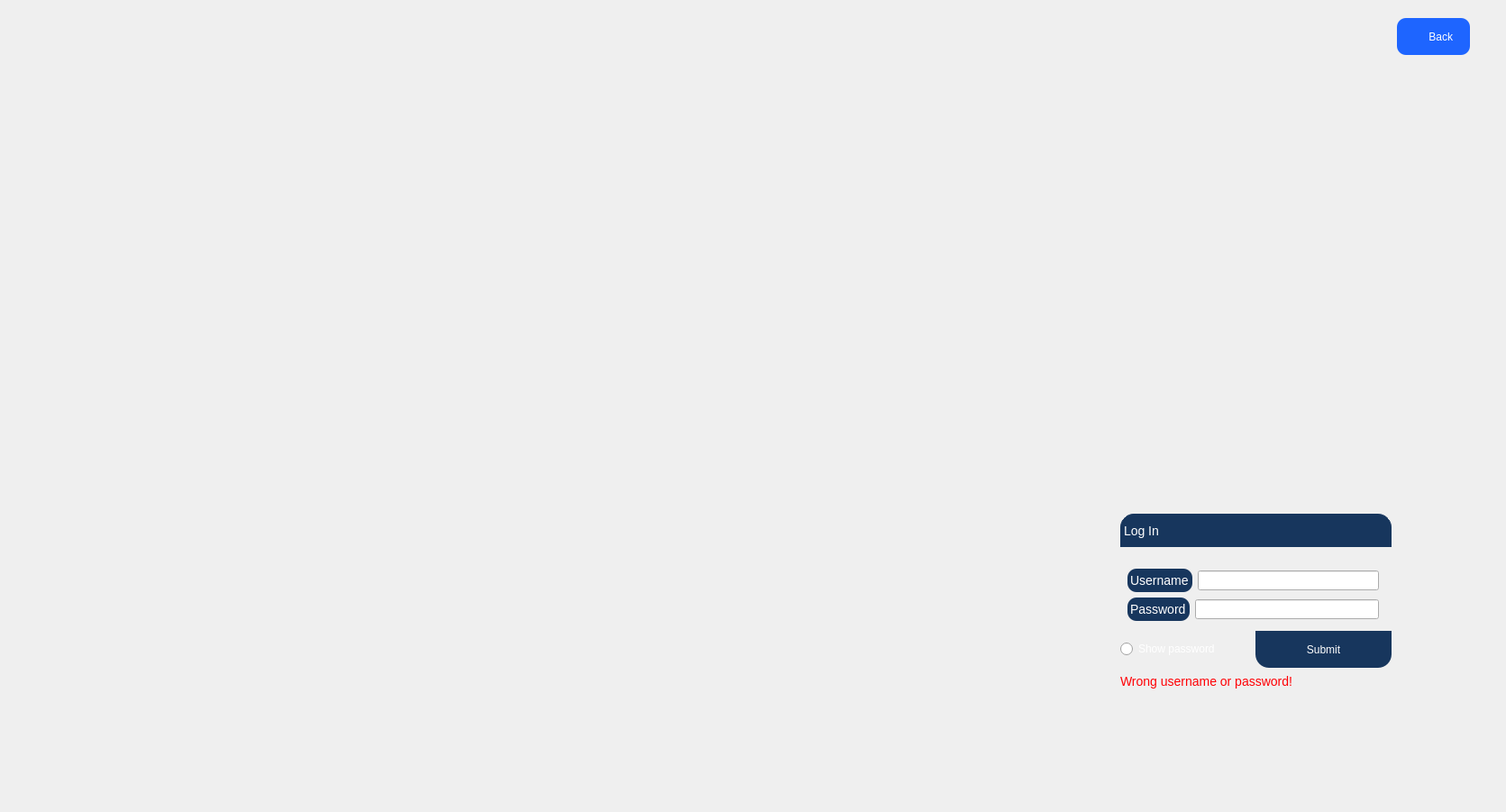
<?xml version="1.0" encoding="UTF-8"?>
<ui version="4.0">
 <class>Log_In</class>
 <widget class="QWidget" name="Log_In">
  <property name="geometry">
   <rect>
    <x>0</x>
    <y>0</y>
    <width>1671</width>
    <height>901</height>
   </rect>
  </property>
  <property name="windowTitle">
   <string>Log_In</string>
  </property>
  <widget class="QLabel" name="background">
   <property name="geometry">
    <rect>
     <x>-10</x>
     <y>-10</y>
     <width>1691</width>
     <height>911</height>
    </rect>
   </property>
   <property name="text">
    <string/>
   </property>
   <property name="scaledContents">
    <bool>true</bool>
   </property>
  </widget>
  <widget class="QPushButton" name="LogIn_button">
   <property name="geometry">
    <rect>
     <x>1393</x>
     <y>700</y>
     <width>151</width>
     <height>41</height>
    </rect>
   </property>
   <property name="styleSheet">
    <string notr="true">QPushButton{

background-color:#FF17365D;
color:rgb(255, 255, 255);
border-bottom-left-radius: 15px;
border-bottom-right-radius: 15px;
}
QPushButton:hover{
background-color:rgb(33, 81, 255)
}
QPushButton:pressed{
background-color:rgb(43, 107, 255)
}</string>
   </property>
   <property name="text">
    <string>Submit</string>
   </property>
  </widget>
  <widget class="QPushButton" name="BackToMain">
   <property name="geometry">
    <rect>
     <x>1550</x>
     <y>20</y>
     <width>81</width>
     <height>41</height>
    </rect>
   </property>
   <property name="styleSheet">
    <string notr="true">QPushButton{
border-radius: 10px;
background-color:rgb(30, 101, 255);
color:rgb(255, 255, 255)
}
QPushButton:hover{
background-color:rgb(33, 81, 255)
}
QPushButton:pressed{
background-color:rgb(43, 107, 255)
}</string>
   </property>
   <property name="text">
    <string>     Back</string>
   </property>
  </widget>
  <widget class="QLabel" name="log_in_label">
   <property name="geometry">
    <rect>
     <x>1243</x>
     <y>570</y>
     <width>301</width>
     <height>37</height>
    </rect>
   </property>
   <property name="styleSheet">
    <string notr="true">QLabel {
        qproperty-alignment: AlignCenter;
	border: 1px solid #FF17365D;
	border-top-left-radius: 15px;
	border-top-right-radius: 15px;
	background-color: #FF17365D;
	padding: 5px 0px;
	color: rgb(255, 255, 255);
	max-height: 25px;
        font-size: 14px;
}</string>
   </property>
   <property name="text">
    <string>Log In</string>
   </property>
  </widget>
  <widget class="QWidget" name="layoutWidget">
   <property name="geometry">
    <rect>
     <x>1240</x>
     <y>620</y>
     <width>301</width>
     <height>81</height>
    </rect>
   </property>
   <layout class="QVBoxLayout" name="verticalLayout">
    <item>
     <layout class="QHBoxLayout" name="horizontalLayout">
      <item>
       <widget class="QLabel" name="username_label">
        <property name="styleSheet">
         <string notr="true">QLabel{
border-radius: 10px;
background-color:#FF17365D;
color:rgb(255, 255, 255);
padding: 5px 0px;
font-size: 14px;
max-height: 25px;
}</string>
        </property>
        <property name="text">
         <string>Username</string>
        </property>
       </widget>
      </item>
      <item>
       <widget class="QLineEdit" name="username_line"/>
      </item>
     </layout>
    </item>
    <item>
     <layout class="QHBoxLayout" name="horizontalLayout_2">
      <item>
       <widget class="QLabel" name="password_label">
        <property name="styleSheet">
         <string notr="true">QLabel{
border-radius: 10px;
background-color:#FF17365D;
color:rgb(255, 255, 255);
padding: 5px 0px;
font-size: 14px;
max-height: 25px;
}</string>
        </property>
        <property name="text">
         <string>Password</string>
        </property>
       </widget>
      </item>
      <item>
       <widget class="QLineEdit" name="password_line_2">
        <property name="echoMode">
         <enum>QLineEdit::Password</enum>
        </property>
       </widget>
      </item>
     </layout>
    </item>
   </layout>
  </widget>
  <widget class="QRadioButton" name="showPass">
   <property name="geometry">
    <rect>
     <x>1243</x>
     <y>710</y>
     <width>121</width>
     <height>20</height>
    </rect>
   </property>
   <property name="styleSheet">
    <string notr="true">


color:rgb(255, 255, 255);


</string>
   </property>
   <property name="text">
    <string>Show password</string>
   </property>
  </widget>
  <widget class="QLabel" name="wrong">
   <property name="geometry">
    <rect>
     <x>1243</x>
     <y>740</y>
     <width>251</width>
     <height>31</height>
    </rect>
   </property>
   <property name="styleSheet">
    <string notr="true">


color:  rgb(255, 1, 5);
font-size:14px;</string>
   </property>
   <property name="text">
    <string>Wrong username or password!</string>
   </property>
  </widget>
 </widget>
 <layoutdefault spacing="6" margin="11"/>
 <resources/>
 <connections/>
</ui>
